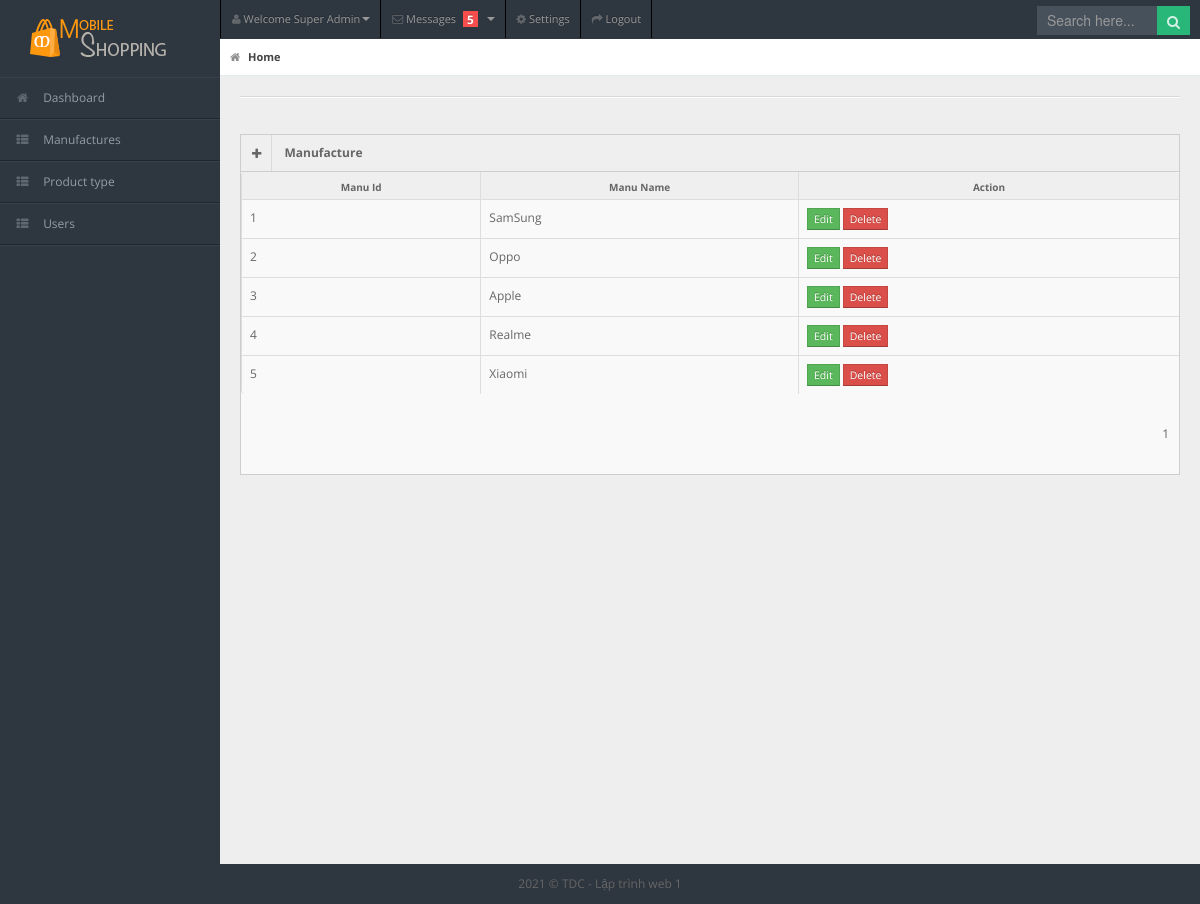
The app's page /admin/manufactures.php (signed in) with its own data.
### tables this page shows
CREATE TABLE IF NOT EXISTS `manufactures` (
  `maHang` int(11) NOT NULL AUTO_INCREMENT,
  `tenHang` varchar(100) NOT NULL,
  PRIMARY KEY (`maHang`)
);

### admin/models/db.php (called while the page is built, shortened)
<?php    session_start();
class Db
{
    public static $connection;
    public function __construct()
    {
        if (!self::$connection) {
            self::$connection = new mysqli(DB_HOST, DB_USER, DB_PASSWORD, DB_NAME,PORT);
            self::$connection->set_charset(DB_CHARSET);
        }
        return self::$connection;
    }
}

### admin/manufactures.php (the view, shortened to what this page needs)
<?php
    include "header.php";
?>
<?php
$page=1;
$perpage =5;
$Manufacture = new Manufacture;
$getAllManufacture = $Manufacture->getAllManufacture($page,$perpage);
$totals= count( $Manufacture->getManufacture());
?>
<div class="widget-box">
                        <div class="widget-title"> <span class="icon"><a href="AddManu.php"> <i class="icon-plus"></i>
                                </a></span>
                            <h5>Manufacture</h5>
                        </div>
                        <div class="widget-content nopadding">
                            <table class="table table-bordered table-striped">
                                <thead>
                                    <tr>
                                        <th>Manu Id</th>
                                        <th>Manu Name</th>
                                        <th>Action</th>
                                    </tr>
                                </thead>
                                <tbody>
                                    <?php
                                    foreach($getAllManufacture as $item)
                                    {
                                     ?>
                                    <tr class="">
                                        <td> <?= $item['maHang'] ?></td>
                                        <td><?= $item['tenHang'] ?></td>
                                        <td>
                                            <a href="editManufacture.php?keymanu=<?=$item['maHang']?>" class="btn btn-success btn-mini">Edit</a>
                                            <form action="" method="">
                                            <a href="delete.php?keymanu=<?=$item['maHang']?>" class="btn btn-danger btn-mini">Delete</a>
                                            </form>
                                        </td>
                                    </tr>
                                    <?php }?>
                                </tbody>
                            </table>
                            <div class="row" style="margin-left: 18px;">
                                <ul class="pagination">
                                    <?=$Manufacture ->phanTrang($page,$perpage,$totals);?>
                                </ul>
                            </div>
                        </div>
                    </div>
                </div>
            </div>
        </div>
    </div>
    <div class="row-fluid">
        <div id="footer" class="span12"> 2021 &copy; TDC - Lập trình web 1</div>
    </div>
</body>
</html>

### admin/css/matrix-style.css (style rules this page uses)
* { outline:none !important; -moz-outline: none !important; }
html, body { height:100% }
body { overflow-x: hidden; margin-top: -10px; font-family: 'Open Sans', sans-serif; font-size:12px; color:#666; }
a { color:#666; }
select, textarea, input[type="text"], input[type="password"], input[type="datetime"], input[type="datetime-local"], input[type="date"], input[type="month"], input[type="time"], input[type="week"], input[type="number"], input[type="email"], input[type="url"], input[type="search"], input[type="tel"], input[type="color"], .uneditable-input, .label, .dropdown-menu, .btn, .well, .progress, .table-bordered, .btn-group > .btn:first-child, .btn-group > .btn:last-child, .btn-group > .btn:last-child, .btn-group > .dropdown-toggle, .alert { border-radius:0px; }
.btn, textarea, input[type="text"], input[type="password"], input[type="datetime"], input[type="datetime-local"], input[type="date"], input[type="month"], input[type="time"], input[type="week"], input[type="number"], input[type="email"], input[type="url"], input[type="search"], input[type="tel"], input[type="color"], .uneditable-input { box-shadow:none; }
.progress, .progress-success .bar, .progress .bar-success, .progress-warning .bar, .progress .bar-warning, .progress-danger .bar, .progress .bar-danger, .progress-info .bar, .progress .bar-info, .btn, .btn-primary { background-image:none; }
#footer { padding:10px; text-align:center; }
.table-striped form { display: inline; }
.stat-boxes .peity_bar_good, .stat-boxes .peity_line_good, { color: #459D1C; }
.widget-box { background: none repeat scroll 0 0 #F9F9F9; border-left: 1px solid #CDCDCD; border-top: 1px solid #CDCDCD; border-right: 1px solid #CDCDCD; clear: both; margin-top: 16px; margin-bottom: 16px; position: relative; }
.widget-title, .modal-header, .table th, div.dataTables_wrapper .ui-widget-header { background:#efefef; border-bottom: 1px solid #CDCDCD; height: 36px; }
.widget-title span.icon { padding: 9px 10px 7px 11px; float: left; border-right:1px solid #dadada; }
.widget-title h5 { color: #666; float: left; font-size: 12px; font-weight: bold; padding: 12px; line-height: 12px; margin: 0; }
.widget-content { padding:15px; border-bottom: 1px solid #cdcdcd; }
.table th { height: auto; font-size: 10px; padding: 5px 10px 2px; border-bottom: 0; text-align: center; color: #666666; }
.nopadding { padding: 0 !important; }
.nopadding .table { margin-bottom: 0; }
.nopadding .table-bordered { border: 0; }
form { margin-bottom: 0; }

### admin/css/matrix-media.css (style rules this page uses)
body { background:#2E363F; }

### admin/header.php (style rules this page uses)
ul.pagination { list-style: none; float: right; }

### records on screen
manufactures: maHang "1", tenHang "SamSung"
manufactures: maHang "2", tenHang "Oppo"
manufactures: maHang "3", tenHang "Apple"
manufactures: maHang "4", tenHang "Realme"
manufactures: maHang "5", tenHang "Xiaomi"
